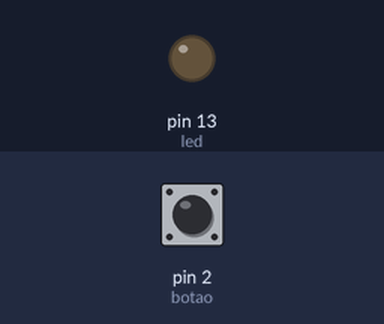
Simulated run of this sketch. Board: Arduino Uno, built with avr-gcc and run on an emulated ATmega328P. Parts: output pins drawn as LEDs (lit = HIGH). The test bench sets the inputs (shaded band); at power-on: pin 2 (botao) LOW.

Above: at 1.2 s.
1.3 s: pin 2 (botao) pulled HIGH for 0.15 s
At 1.37 s:
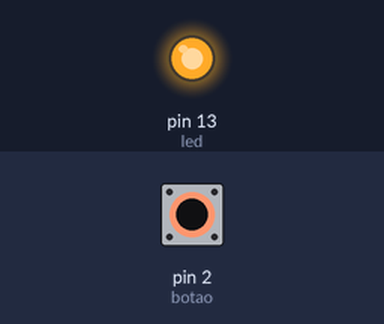
2.9 s: pin 2 (botao) pulled HIGH for 3.2 s
At 7.5 s:
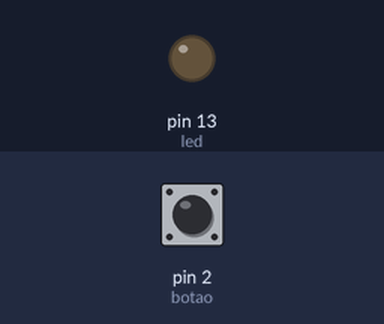
Timing chart, 0 to 9.0 s (numbered marks = the images above; inputs shaded):
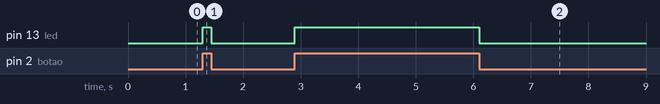

The sketch:

button_led.ino
```cpp
const int botao = 2;  // Pin connected to the button
const int led = 13;   // LED pin

void setup() {
  pinMode(botao, INPUT);  // Set the button pin as digital input
  pinMode(led, OUTPUT);   // Set the LED pin as digital output
}

void loop() {
  if (digitalRead(botao) == HIGH) {  // Check if the button is pressed (HIGH)
    digitalWrite(led, HIGH);         // Turn on the LED by sending 5V to pin 13
  } else {
    digitalWrite(led, LOW);          // Turn off the LED by sending 0V to pin 13
  }
}
```

Measured:
- after the input at 1.3 s, pin 13 (led): LOW → HIGH at once, → LOW 0.15 s later
- after the input at 2.9 s, pin 13 (led): LOW → HIGH at once, → LOW 3.2 s later
